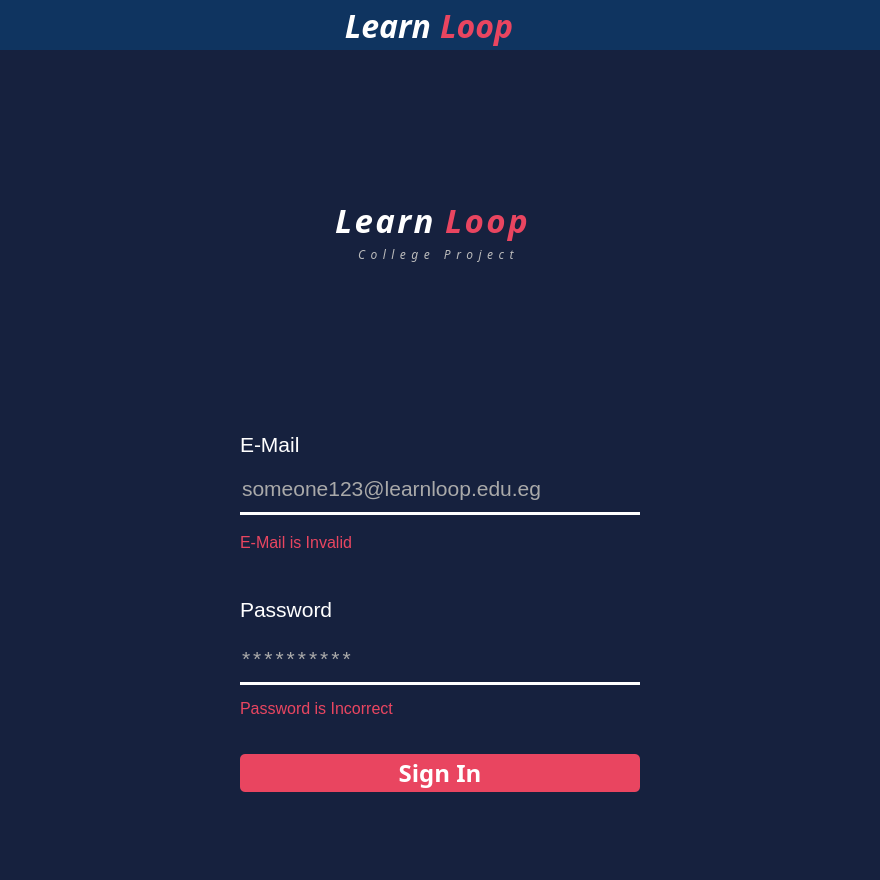
<?xml version="1.0" encoding="UTF-8"?>
<ui version="4.0">
 <class>MainWindow</class>
 <widget class="QMainWindow" name="MainWindow">
  <property name="geometry">
   <rect>
    <x>0</x>
    <y>0</y>
    <width>880</width>
    <height>880</height>
   </rect>
  </property>
  <property name="minimumSize">
   <size>
    <width>880</width>
    <height>880</height>
   </size>
  </property>
  <property name="windowTitle">
   <string>MainWindow</string>
  </property>
  <property name="styleSheet">
   <string notr="true">background: #16213E;
</string>
  </property>
  <widget class="QWidget" name="centralwidget">
   <layout class="QVBoxLayout" name="verticalLayout">
    <property name="spacing">
     <number>0</number>
    </property>
    <property name="leftMargin">
     <number>0</number>
    </property>
    <property name="topMargin">
     <number>0</number>
    </property>
    <property name="rightMargin">
     <number>0</number>
    </property>
    <property name="bottomMargin">
     <number>0</number>
    </property>
    <item>
     <widget class="QFrame" name="header">
      <property name="minimumSize">
       <size>
        <width>0</width>
        <height>50</height>
       </size>
      </property>
      <property name="maximumSize">
       <size>
        <width>16777215</width>
        <height>50</height>
       </size>
      </property>
      <property name="styleSheet">
       <string notr="true">background: #0F3460</string>
      </property>
      <layout class="QHBoxLayout" name="horizontalLayout">
       <property name="spacing">
        <number>0</number>
       </property>
       <property name="leftMargin">
        <number>10</number>
       </property>
       <property name="topMargin">
        <number>0</number>
       </property>
       <property name="rightMargin">
        <number>20</number>
       </property>
       <property name="bottomMargin">
        <number>0</number>
       </property>
       <item alignment="Qt::AlignLeft">
        <widget class="QFrame" name="ControlButtons">
         <layout class="QHBoxLayout" name="horizontalLayout_6">
          <property name="spacing">
           <number>15</number>
          </property>
          <property name="leftMargin">
           <number>0</number>
          </property>
          <property name="topMargin">
           <number>0</number>
          </property>
          <property name="rightMargin">
           <number>0</number>
          </property>
          <property name="bottomMargin">
           <number>0</number>
          </property>
          <item>
           <widget class="QPushButton" name="close">
            <property name="minimumSize">
             <size>
              <width>20</width>
              <height>26</height>
             </size>
            </property>
            <property name="maximumSize">
             <size>
              <width>26</width>
              <height>26</height>
             </size>
            </property>
            <property name="cursor">
             <cursorShape>PointingHandCursor</cursorShape>
            </property>
            <property name="styleSheet">
             <string notr="true">QPushButton::hover{
	background-color: #E94560;
	border-radius: 12px;
}</string>
            </property>
            <property name="text">
             <string/>
            </property>
            <property name="icon">
             <iconset resource="../Images.qrc">
              <normaloff>:/Controles/Images/close.png</normaloff>:/Controles/Images/close.png</iconset>
            </property>
            <property name="iconSize">
             <size>
              <width>12</width>
              <height>14</height>
             </size>
            </property>
            <property name="shortcut">
             <string>Ctrl+F4</string>
            </property>
            <property name="flat">
             <bool>true</bool>
            </property>
           </widget>
          </item>
          <item>
           <widget class="QPushButton" name="expand">
            <property name="minimumSize">
             <size>
              <width>26</width>
              <height>26</height>
             </size>
            </property>
            <property name="maximumSize">
             <size>
              <width>26</width>
              <height>26</height>
             </size>
            </property>
            <property name="cursor">
             <cursorShape>PointingHandCursor</cursorShape>
            </property>
            <property name="styleSheet">
             <string notr="true">QPushButton::hover{
	background-color: #E94560;
	border-radius: 12px;
}</string>
            </property>
            <property name="text">
             <string/>
            </property>
            <property name="icon">
             <iconset resource="../Images.qrc">
              <normaloff>:/Controles/Images/expand-arrows.png</normaloff>:/Controles/Images/expand-arrows.png</iconset>
            </property>
            <property name="iconSize">
             <size>
              <width>20</width>
              <height>25</height>
             </size>
            </property>
            <property name="shortcut">
             <string>Ctrl+E</string>
            </property>
            <property name="flat">
             <bool>true</bool>
            </property>
           </widget>
          </item>
          <item>
           <widget class="QPushButton" name="minimize">
            <property name="minimumSize">
             <size>
              <width>26</width>
              <height>26</height>
             </size>
            </property>
            <property name="maximumSize">
             <size>
              <width>26</width>
              <height>26</height>
             </size>
            </property>
            <property name="cursor">
             <cursorShape>PointingHandCursor</cursorShape>
            </property>
            <property name="styleSheet">
             <string notr="true">QPushButton::hover{
	background-color: #E94560;
	border-radius: 12px;
}</string>
            </property>
            <property name="text">
             <string/>
            </property>
            <property name="icon">
             <iconset resource="../Images.qrc">
              <normaloff>:/Controles/Images/minimize-sign.png</normaloff>:/Controles/Images/minimize-sign.png</iconset>
            </property>
            <property name="iconSize">
             <size>
              <width>13</width>
              <height>16</height>
             </size>
            </property>
            <property name="shortcut">
             <string>Ctrl+M</string>
            </property>
            <property name="flat">
             <bool>true</bool>
            </property>
           </widget>
          </item>
         </layout>
        </widget>
       </item>
       <item>
        <widget class="QFrame" name="Logo">
         <property name="maximumSize">
          <size>
           <width>16777215</width>
           <height>16777215</height>
          </size>
         </property>
         <layout class="QHBoxLayout" name="horizontalLayout_2">
          <property name="spacing">
           <number>9</number>
          </property>
          <property name="leftMargin">
           <number>0</number>
          </property>
          <property name="topMargin">
           <number>0</number>
          </property>
          <property name="rightMargin">
           <number>0</number>
          </property>
          <property name="bottomMargin">
           <number>0</number>
          </property>
          <item>
           <widget class="QLabel" name="Learn">
            <property name="font">
             <font>
              <family>Ubuntu Condensed</family>
              <pointsize>24</pointsize>
              <weight>75</weight>
              <italic>true</italic>
              <bold>true</bold>
             </font>
            </property>
            <property name="styleSheet">
             <string notr="true">color: white</string>
            </property>
            <property name="text">
             <string>Learn</string>
            </property>
            <property name="alignment">
             <set>Qt::AlignRight|Qt::AlignTrailing|Qt::AlignVCenter</set>
            </property>
            <property name="wordWrap">
             <bool>false</bool>
            </property>
           </widget>
          </item>
          <item>
           <widget class="QLabel" name="Loop">
            <property name="font">
             <font>
              <family>Ubuntu Condensed</family>
              <pointsize>24</pointsize>
              <weight>75</weight>
              <italic>true</italic>
              <bold>true</bold>
             </font>
            </property>
            <property name="styleSheet">
             <string notr="true">color: #E94560</string>
            </property>
            <property name="text">
             <string>Loop</string>
            </property>
           </widget>
          </item>
         </layout>
        </widget>
       </item>
       <item alignment="Qt::AlignRight">
        <widget class="QFrame" name="ProfilePhotoAndSettings">
         <property name="maximumSize">
          <size>
           <width>16777215</width>
           <height>16777215</height>
          </size>
         </property>
         <layout class="QHBoxLayout" name="horizontalLayout_4">
          <property name="spacing">
           <number>20</number>
          </property>
          <property name="leftMargin">
           <number>0</number>
          </property>
          <property name="topMargin">
           <number>0</number>
          </property>
          <property name="rightMargin">
           <number>0</number>
          </property>
          <property name="bottomMargin">
           <number>0</number>
          </property>
         </layout>
        </widget>
       </item>
      </layout>
     </widget>
    </item>
    <item>
     <widget class="QFrame" name="mainPage">
      <property name="maximumSize">
       <size>
        <width>16777215</width>
        <height>16777215</height>
       </size>
      </property>
      <property name="styleSheet">
       <string notr="true">border: none;</string>
      </property>
      <property name="frameShape">
       <enum>QFrame::StyledPanel</enum>
      </property>
      <property name="frameShadow">
       <enum>QFrame::Raised</enum>
      </property>
      <layout class="QVBoxLayout" name="verticalLayout_9">
       <property name="spacing">
        <number>10</number>
       </property>
       <property name="leftMargin">
        <number>0</number>
       </property>
       <property name="topMargin">
        <number>80</number>
       </property>
       <property name="rightMargin">
        <number>0</number>
       </property>
       <property name="bottomMargin">
        <number>0</number>
       </property>
       <item>
        <widget class="QFrame" name="page">
         <property name="minimumSize">
          <size>
           <width>0</width>
           <height>0</height>
          </size>
         </property>
         <property name="maximumSize">
          <size>
           <width>16777215</width>
           <height>16777215</height>
          </size>
         </property>
         <property name="sizeIncrement">
          <size>
           <width>2</width>
           <height>0</height>
          </size>
         </property>
         <property name="styleSheet">
          <string notr="true"/>
         </property>
         <property name="frameShape">
          <enum>QFrame::StyledPanel</enum>
         </property>
         <property name="frameShadow">
          <enum>QFrame::Raised</enum>
         </property>
         <layout class="QVBoxLayout" name="verticalLayout_10">
          <property name="spacing">
           <number>10</number>
          </property>
          <property name="leftMargin">
           <number>0</number>
          </property>
          <property name="topMargin">
           <number>0</number>
          </property>
          <property name="rightMargin">
           <number>0</number>
          </property>
          <property name="bottomMargin">
           <number>0</number>
          </property>
          <item>
           <spacer name="verticalSpacer">
            <property name="orientation">
             <enum>Qt::Vertical</enum>
            </property>
            <property name="sizeHint" stdset="0">
             <size>
              <width>20</width>
              <height>40</height>
             </size>
            </property>
           </spacer>
          </item>
          <item>
           <widget class="QFrame" name="SecondHeader">
            <property name="maximumSize">
             <size>
              <width>16777215</width>
              <height>16777215</height>
             </size>
            </property>
            <property name="sizeIncrement">
             <size>
              <width>0</width>
              <height>0</height>
             </size>
            </property>
            <property name="frameShape">
             <enum>QFrame::StyledPanel</enum>
            </property>
            <property name="frameShadow">
             <enum>QFrame::Raised</enum>
            </property>
            <layout class="QVBoxLayout" name="verticalLayout_2">
             <property name="spacing">
              <number>0</number>
             </property>
             <property name="leftMargin">
              <number>0</number>
             </property>
             <property name="topMargin">
              <number>0</number>
             </property>
             <property name="rightMargin">
              <number>0</number>
             </property>
             <property name="bottomMargin">
              <number>150</number>
             </property>
             <item>
              <widget class="QFrame" name="logo_2">
               <property name="minimumSize">
                <size>
                 <width>650</width>
                 <height>53</height>
                </size>
               </property>
               <property name="maximumSize">
                <size>
                 <width>16777215</width>
                 <height>53</height>
                </size>
               </property>
               <property name="sizeIncrement">
                <size>
                 <width>0</width>
                 <height>0</height>
                </size>
               </property>
               <property name="baseSize">
                <size>
                 <width>0</width>
                 <height>0</height>
                </size>
               </property>
               <property name="styleSheet">
                <string notr="true">

</string>
               </property>
               <property name="frameShape">
                <enum>QFrame::StyledPanel</enum>
               </property>
               <property name="frameShadow">
                <enum>QFrame::Raised</enum>
               </property>
               <layout class="QHBoxLayout" name="horizontalLayout_3">
                <property name="spacing">
                 <number>9</number>
                </property>
                <property name="leftMargin">
                 <number>0</number>
                </property>
                <property name="topMargin">
                 <number>0</number>
                </property>
                <property name="rightMargin">
                 <number>0</number>
                </property>
                <property name="bottomMargin">
                 <number>0</number>
                </property>
                <item>
                 <widget class="QLabel" name="Learn_2">
                  <property name="font">
                   <font>
                    <family>Ubuntu Condensed</family>
                    <pointsize>25</pointsize>
                    <weight>75</weight>
                    <italic>true</italic>
                    <bold>true</bold>
                   </font>
                  </property>
                  <property name="styleSheet">
                   <string notr="true">color: white;
letter-spacing: 2.4px;</string>
                  </property>
                  <property name="text">
                   <string>Learn</string>
                  </property>
                  <property name="alignment">
                   <set>Qt::AlignRight|Qt::AlignTrailing|Qt::AlignVCenter</set>
                  </property>
                  <property name="wordWrap">
                   <bool>false</bool>
                  </property>
                  <property name="margin">
                   <number>3</number>
                  </property>
                 </widget>
                </item>
                <item>
                 <widget class="QLabel" name="Loop_2">
                  <property name="font">
                   <font>
                    <family>Ubuntu Condensed</family>
                    <pointsize>25</pointsize>
                    <weight>75</weight>
                    <italic>true</italic>
                    <bold>true</bold>
                   </font>
                  </property>
                  <property name="styleSheet">
                   <string notr="true">color: #E94560;
letter-spacing: 2.5px;</string>
                  </property>
                  <property name="text">
                   <string>Loop</string>
                  </property>
                 </widget>
                </item>
               </layout>
              </widget>
             </item>
             <item alignment="Qt::AlignHCenter">
              <widget class="QLabel" name="label">
               <property name="font">
                <font>
                 <family>Ubuntu Condensed</family>
                 <italic>true</italic>
                </font>
               </property>
               <property name="styleSheet">
                <string notr="true">color:#BBBBBB;
letter-spacing:5.5px;</string>
               </property>
               <property name="text">
                <string>College Project</string>
               </property>
              </widget>
             </item>
            </layout>
           </widget>
          </item>
          <item alignment="Qt::AlignHCenter">
           <widget class="QFrame" name="phone_ID_2">
            <property name="minimumSize">
             <size>
              <width>0</width>
              <height>150</height>
             </size>
            </property>
            <property name="maximumSize">
             <size>
              <width>16777215</width>
              <height>150</height>
             </size>
            </property>
            <property name="styleSheet">
             <string notr="true"/>
            </property>
            <property name="frameShape">
             <enum>QFrame::StyledPanel</enum>
            </property>
            <property name="frameShadow">
             <enum>QFrame::Raised</enum>
            </property>
            <property name="lineWidth">
             <number>1</number>
            </property>
            <layout class="QVBoxLayout" name="verticalLayout_6">
             <property name="spacing">
              <number>0</number>
             </property>
             <property name="leftMargin">
              <number>0</number>
             </property>
             <property name="topMargin">
              <number>0</number>
             </property>
             <property name="rightMargin">
              <number>0</number>
             </property>
             <property name="bottomMargin">
              <number>0</number>
             </property>
             <item>
              <widget class="QFrame" name="phonenum_2">
               <property name="minimumSize">
                <size>
                 <width>400</width>
                 <height>150</height>
                </size>
               </property>
               <property name="maximumSize">
                <size>
                 <width>400</width>
                 <height>150</height>
                </size>
               </property>
               <property name="styleSheet">
                <string notr="true"/>
               </property>
               <property name="frameShape">
                <enum>QFrame::StyledPanel</enum>
               </property>
               <property name="frameShadow">
                <enum>QFrame::Raised</enum>
               </property>
               <layout class="QVBoxLayout" name="verticalLayout_7">
                <property name="spacing">
                 <number>0</number>
                </property>
                <property name="leftMargin">
                 <number>0</number>
                </property>
                <property name="topMargin">
                 <number>0</number>
                </property>
                <property name="rightMargin">
                 <number>0</number>
                </property>
                <property name="bottomMargin">
                 <number>0</number>
                </property>
                <item>
                 <widget class="QLabel" name="label_4">
                  <property name="minimumSize">
                   <size>
                    <width>144</width>
                    <height>22</height>
                   </size>
                  </property>
                  <property name="maximumSize">
                   <size>
                    <width>144</width>
                    <height>22</height>
                   </size>
                  </property>
                  <property name="font">
                   <font>
                    <pointsize>16</pointsize>
                    <weight>50</weight>
                    <italic>false</italic>
                    <bold>false</bold>
                   </font>
                  </property>
                  <property name="styleSheet">
                   <string notr="true">
color: #FFFFFF</string>
                  </property>
                  <property name="text">
                   <string>E-Mail</string>
                  </property>
                 </widget>
                </item>
                <item>
                 <widget class="QLineEdit" name="lineEdit_6">
                  <property name="minimumSize">
                   <size>
                    <width>243</width>
                    <height>50</height>
                   </size>
                  </property>
                  <property name="maximumSize">
                   <size>
                    <width>16777215</width>
                    <height>16777215</height>
                   </size>
                  </property>
                  <property name="font">
                   <font>
                    <pointsize>16</pointsize>
                   </font>
                  </property>
                  <property name="styleSheet">
                   <string notr="true"> border-width: 3px; border-style: solid; border-color:white;border-top-style:none;
border-left-style:none; border-right-style:none;
color: #A9A9A9;
</string>
                  </property>
                  <property name="text">
                   <string>someone123@learnloop.edu.eg</string>
                  </property>
                  <property name="alignment">
                   <set>Qt::AlignLeading|Qt::AlignLeft|Qt::AlignVCenter</set>
                  </property>
                 </widget>
                </item>
                <item>
                 <widget class="QLabel" name="label_8">
                  <property name="minimumSize">
                   <size>
                    <width>395</width>
                    <height>28</height>
                   </size>
                  </property>
                  <property name="maximumSize">
                   <size>
                    <width>395</width>
                    <height>35</height>
                   </size>
                  </property>
                  <property name="font">
                   <font>
                    <pointsize>12</pointsize>
                   </font>
                  </property>
                  <property name="styleSheet">
                   <string notr="true">
color: #E94560;</string>
                  </property>
                  <property name="text">
                   <string>E-Mail is Invalid</string>
                  </property>
                  <property name="wordWrap">
                   <bool>true</bool>
                  </property>
                 </widget>
                </item>
               </layout>
              </widget>
             </item>
            </layout>
           </widget>
          </item>
          <item alignment="Qt::AlignHCenter">
           <widget class="QFrame" name="frame_11">
            <property name="minimumSize">
             <size>
              <width>0</width>
              <height>150</height>
             </size>
            </property>
            <property name="maximumSize">
             <size>
              <width>16777215</width>
              <height>150</height>
             </size>
            </property>
            <property name="styleSheet">
             <string notr="true"/>
            </property>
            <property name="frameShape">
             <enum>QFrame::StyledPanel</enum>
            </property>
            <property name="frameShadow">
             <enum>QFrame::Raised</enum>
            </property>
            <layout class="QHBoxLayout" name="horizontalLayout_8">
             <property name="spacing">
              <number>0</number>
             </property>
             <property name="leftMargin">
              <number>0</number>
             </property>
             <property name="topMargin">
              <number>0</number>
             </property>
             <property name="rightMargin">
              <number>0</number>
             </property>
             <property name="bottomMargin">
              <number>0</number>
             </property>
             <item alignment="Qt::AlignHCenter">
              <widget class="QFrame" name="DOB_2">
               <property name="minimumSize">
                <size>
                 <width>0</width>
                 <height>150</height>
                </size>
               </property>
               <property name="maximumSize">
                <size>
                 <width>16777215</width>
                 <height>150</height>
                </size>
               </property>
               <property name="styleSheet">
                <string notr="true"/>
               </property>
               <property name="frameShape">
                <enum>QFrame::StyledPanel</enum>
               </property>
               <property name="frameShadow">
                <enum>QFrame::Raised</enum>
               </property>
               <layout class="QVBoxLayout" name="verticalLayout_8">
                <property name="spacing">
                 <number>0</number>
                </property>
                <property name="leftMargin">
                 <number>0</number>
                </property>
                <property name="topMargin">
                 <number>0</number>
                </property>
                <property name="rightMargin">
                 <number>0</number>
                </property>
                <property name="bottomMargin">
                 <number>0</number>
                </property>
                <item>
                 <widget class="QLabel" name="label_11">
                  <property name="minimumSize">
                   <size>
                    <width>386</width>
                    <height>22</height>
                   </size>
                  </property>
                  <property name="maximumSize">
                   <size>
                    <width>200</width>
                    <height>22</height>
                   </size>
                  </property>
                  <property name="font">
                   <font>
                    <pointsize>16</pointsize>
                    <weight>50</weight>
                    <italic>false</italic>
                    <bold>false</bold>
                   </font>
                  </property>
                  <property name="styleSheet">
                   <string notr="true">
color: #FFFFFF;</string>
                  </property>
                  <property name="text">
                   <string>Password</string>
                  </property>
                 </widget>
                </item>
                <item>
                 <widget class="QLineEdit" name="lineEdit_8">
                  <property name="minimumSize">
                   <size>
                    <width>400</width>
                    <height>50</height>
                   </size>
                  </property>
                  <property name="maximumSize">
                   <size>
                    <width>400</width>
                    <height>50</height>
                   </size>
                  </property>
                  <property name="font">
                   <font>
                    <pointsize>16</pointsize>
                   </font>
                  </property>
                  <property name="styleSheet">
                   <string notr="true"> border-width: 3px; border-style: solid; border-color:white;border-top-style:none;
border-left-style:none; border-right-style:none;
color: #A9A9A9;
letter-spacing: 3px;
</string>
                  </property>
                  <property name="text">
                   <string>**********</string>
                  </property>
                  <property name="alignment">
                   <set>Qt::AlignLeading|Qt::AlignLeft|Qt::AlignVCenter</set>
                  </property>
                 </widget>
                </item>
                <item>
                 <widget class="QLabel" name="label_5">
                  <property name="minimumSize">
                   <size>
                    <width>395</width>
                    <height>17</height>
                   </size>
                  </property>
                  <property name="maximumSize">
                   <size>
                    <width>395</width>
                    <height>17</height>
                   </size>
                  </property>
                  <property name="font">
                   <font>
                    <pointsize>12</pointsize>
                   </font>
                  </property>
                  <property name="styleSheet">
                   <string notr="true">
color: #E94560;</string>
                  </property>
                  <property name="text">
                   <string>Password is Incorrect</string>
                  </property>
                 </widget>
                </item>
               </layout>
              </widget>
             </item>
            </layout>
           </widget>
          </item>
          <item alignment="Qt::AlignHCenter">
           <widget class="QFrame" name="frame_10">
            <property name="minimumSize">
             <size>
              <width>0</width>
              <height>60</height>
             </size>
            </property>
            <property name="maximumSize">
             <size>
              <width>16777215</width>
              <height>60</height>
             </size>
            </property>
            <property name="styleSheet">
             <string notr="true"/>
            </property>
            <property name="frameShape">
             <enum>QFrame::StyledPanel</enum>
            </property>
            <property name="frameShadow">
             <enum>QFrame::Raised</enum>
            </property>
            <layout class="QHBoxLayout" name="horizontalLayout_12">
             <property name="spacing">
              <number>45</number>
             </property>
             <property name="leftMargin">
              <number>0</number>
             </property>
             <property name="topMargin">
              <number>0</number>
             </property>
             <property name="rightMargin">
              <number>0</number>
             </property>
             <property name="bottomMargin">
              <number>0</number>
             </property>
             <item>
              <widget class="QPushButton" name="pushButton_4">
               <property name="minimumSize">
                <size>
                 <width>400</width>
                 <height>38</height>
                </size>
               </property>
               <property name="maximumSize">
                <size>
                 <width>400</width>
                 <height>38</height>
                </size>
               </property>
               <property name="font">
                <font>
                 <family>Ubuntu Condensed</family>
                 <pointsize>18</pointsize>
                 <weight>75</weight>
                 <italic>false</italic>
                 <bold>true</bold>
                </font>
               </property>
               <property name="cursor">
                <cursorShape>PointingHandCursor</cursorShape>
               </property>
               <property name="styleSheet">
                <string notr="true">

background: #E94560;
border-radius: 5px;


color: #FFFFFF;
</string>
               </property>
               <property name="text">
                <string>Sign In</string>
               </property>
              </widget>
             </item>
            </layout>
           </widget>
          </item>
          <item>
           <spacer name="verticalSpacer_2">
            <property name="orientation">
             <enum>Qt::Vertical</enum>
            </property>
            <property name="sizeHint" stdset="0">
             <size>
              <width>20</width>
              <height>40</height>
             </size>
            </property>
           </spacer>
          </item>
         </layout>
        </widget>
       </item>
      </layout>
     </widget>
    </item>
    <item>
     <widget class="QFrame" name="size_grip">
      <property name="minimumSize">
       <size>
        <width>0</width>
        <height>15</height>
       </size>
      </property>
      <property name="maximumSize">
       <size>
        <width>16777215</width>
        <height>15</height>
       </size>
      </property>
      <property name="styleSheet">
       <string notr="true">border: none;</string>
      </property>
      <property name="frameShape">
       <enum>QFrame::StyledPanel</enum>
      </property>
      <property name="frameShadow">
       <enum>QFrame::Raised</enum>
      </property>
     </widget>
    </item>
   </layout>
  </widget>
 </widget>
 <resources>
  <include location="../Images.qrc"/>
 </resources>
 <connections/>
</ui>
